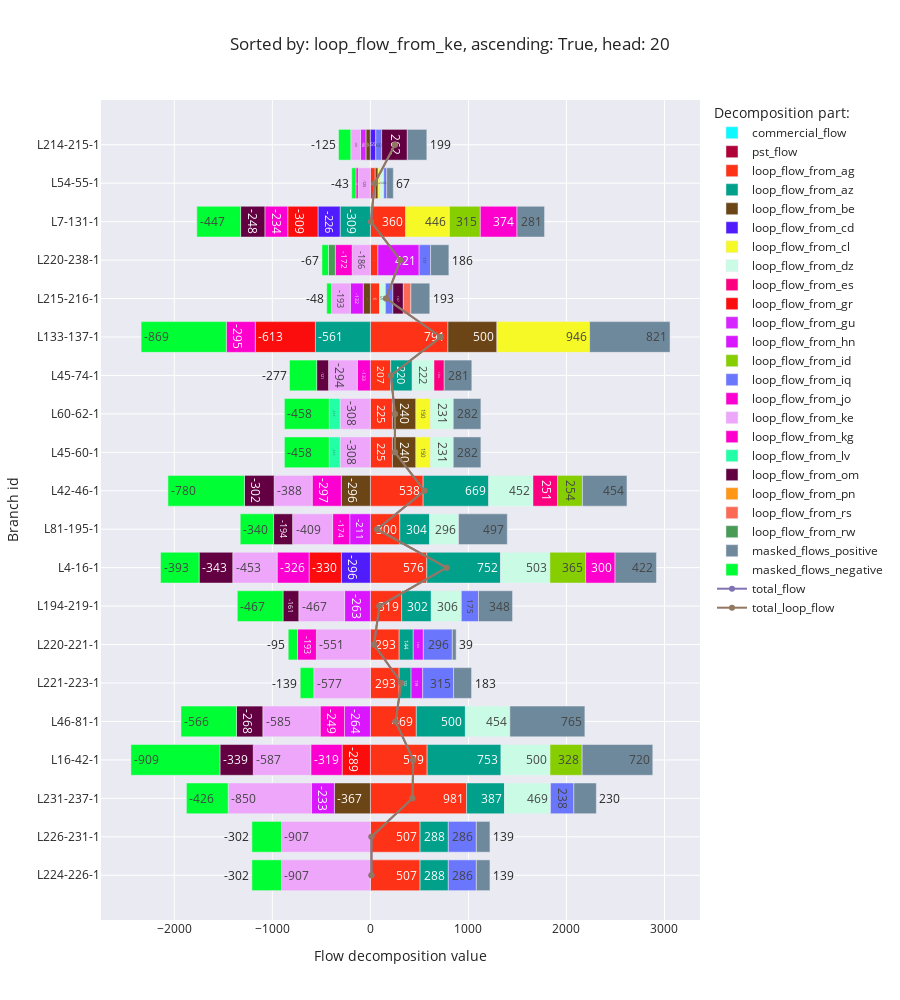

This figure's notebook cell:
### Code cell
flow_decomposition_bar_chart(f'loop_flow_from_{random.Random(42).choice(list(countries)).lower()}', ascending=True)

### Figure 1 — Plotly figure (JSON) as saved in the notebook; plotly's stock layout.template omitted (floating-point values rounded to 4 significant figures)
{"data": [{"alignmentgroup": "True", "hovertemplate": "Decomposition part:=commercial_flow<br>Flow decomposition value=%{x}<br>Branch id=%{y}<extra></extra>", "legendgroup": "commercial_flow", "marker": {"color": "#0DF9FF", "pattern": {"shape": ""}}, "name": "commercial_flow", "offsetgroup": "commercial_flow", "orientation": "h", "showlegend": true, "textposition": "auto", "texttemplate": "%{x:.0f}", "type": "bar", "x": [null, null, null, null, null, null, null, null, null, null, null, null, null, null, null, null, null, null, null, null], "xaxis": "x", "y": ["L224-226-1", "L226-231-1", "L231-237-1", "L16-42-1", "L46-81-1", "L221-223-1", "L220-221-1", "L194-219-1", "L4-16-1", "L81-195-1", "L42-46-1", "L45-60-1", "L60-62-1", "L45-74-1", "L133-137-1", "L215-216-1", "L220-238-1", "L7-131-1", "L54-55-1", "L214-215-1"], "yaxis": "y"}, {"alignmentgroup": "True", "hovertemplate": "Decomposition part:=pst_flow<br>Flow decomposition value=%{x}<br>Branch id=%{y}<extra></extra>", "legendgroup": "pst_flow", "marker": {"color": "#AF0038", "pattern": {"shape": ""}}, "name": "pst_flow", "offsetgroup": "pst_flow", "orientation": "h", "showlegend": true, "textposition": "auto", "texttemplate": "%{x:.0f}", "type": "bar", "x": [null, null, null, null, null, null, null, null, null, null, null, null, null, null, null, null, null, null, null, null], "xaxis": "x", "y": ["L224-226-1", "L226-231-1", "L231-237-1", "L16-42-1", "L46-81-1", "L221-223-1", "L220-221-1", "L194-219-1", "L4-16-1", "L81-195-1", "L42-46-1", "L45-60-1", "L60-62-1", "L45-74-1", "L133-137-1", "L215-216-1", "L220-238-1", "L7-131-1", "L54-55-1", "L214-215-1"], "yaxis": "y"}, {"alignmentgroup": "True", "hovertemplate": "Decomposition part:=loop_flow_from_ag<br>Flow decomposition value=%{x}<br>Branch id=%{y}<extra></extra>", "legendgroup": "loop_flow_from_ag", "marker": {"color": "#FD3216", "pattern": {"shape": ""}}, "name": "loop_flow_from_ag", "offsetgroup": "loop_flow_from_ag", "orientation": "h", "showlegend": true, "textposition": "auto", "texttemplate": "%{x:.0f}", "type": "bar", "x": [507.1, 507.1, 981.4, 579.0, 468.7, 292.9, 293.5, 319.2, 575.6, 300.2, 538.1, 224.9, 224.9, 207.1, 790.9, 94.68, 76.4, 360.2, 49.1, null], "xaxis": "x", "y": ["L224-226-1", "L226-231-1", "L231-237-1", "L16-42-1", "L46-81-1", "L221-223-1", "L220-221-1", "L194-219-1", "L4-16-1", "L81-195-1", "L42-46-1", "L45-60-1", "L60-62-1", "L45-74-1", "L133-137-1", "L215-216-1", "L220-238-1", "L7-131-1", "L54-55-1", "L214-215-1"], "yaxis": "y"}, {"alignmentgroup": "True", "hovertemplate": "Decomposition part:=loop_flow_from_az<br>Flow decomposition value=%{x}<br>Branch id=%{y}<extra></extra>", "legendgroup": "loop_flow_from_az", "marker": {"color": "#00A08B", "pattern": {"shape": ""}}, "name": "loop_flow_from_az", "offsetgroup": "loop_flow_from_az", "orientation": "h", "showlegend": true, "textposition": "auto", "texttemplate": "%{x:.0f}", "type": "bar", "x": [288.0, 288.0, 386.9, 753.4, 500.3, 122.0, 143.8, 302.1, 752.4, 303.7, 668.9, null, null, 220.0, -561.0, null, null, -308.8, null, null], "xaxis": "x", "y": ["L224-226-1", "L226-231-1", "L231-237-1", "L16-42-1", "L46-81-1", "L221-223-1", "L220-221-1", "L194-219-1", "L4-16-1", "L81-195-1", "L42-46-1", "L45-60-1", "L60-62-1", "L45-74-1", "L133-137-1", "L215-216-1", "L220-238-1", "L7-131-1", "L54-55-1", "L214-215-1"], "yaxis": "y"}, {"alignmentgroup": "True", "hovertemplate": "Decomposition part:=loop_flow_from_be<br>Flow decomposition value=%{x}<br>Branch id=%{y}<extra></extra>", "legendgroup": "loop_flow_from_be", "marker": {"color": "#6C4516", "pattern": {"shape": ""}}, "name": "loop_flow_from_be", "offsetgroup": "loop_flow_from_be", "orientation": "h", "showlegend": true, "textposition": "auto", "texttemplate": "%{x:.0f}", "type": "bar", "x": [null, null, -367.3, null, null, null, null, null, null, null, -296.4, 239.5, 239.5, null, 499.8, -73.05, null, null, 29.2, -45.44], "xaxis": "x", "y": ["L224-226-1", "L226-231-1", "L231-237-1", "L16-42-1", "L46-81-1", "L221-223-1", "L220-221-1", "L194-219-1", "L4-16-1", "L81-195-1", "L42-46-1", "L45-60-1", "L60-62-1", "L45-74-1", "L133-137-1", "L215-216-1", "L220-238-1", "L7-131-1", "L54-55-1", "L214-215-1"], "yaxis": "y"}, {"alignmentgroup": "True", "hovertemplate": "Decomposition part:=loop_flow_from_cd<br>Flow decomposition value=%{x}<br>Branch id=%{y}<extra></extra>", "legendgroup": "loop_flow_from_cd", "marker": {"color": "#511CFB", "pattern": {"shape": ""}}, "name": "loop_flow_from_cd", "offsetgroup": "loop_flow_from_cd", "orientation": "h", "showlegend": true, "textposition": "auto", "texttemplate": "%{x:.0f}", "type": "bar", "x": [null, null, null, null, null, null, null, null, -295.7, null, null, null, null, null, null, null, null, -225.6, null, 54.91], "xaxis": "x", "y": ["L224-226-1", "L226-231-1", "L231-237-1", "L16-42-1", "L46-81-1", "L221-223-1", "L220-221-1", "L194-219-1", "L4-16-1", "L81-195-1", "L42-46-1", "L45-60-1", "L60-62-1", "L45-74-1", "L133-137-1", "L215-216-1", "L220-238-1", "L7-131-1", "L54-55-1", "L214-215-1"], "yaxis": "y"}, {"alignmentgroup": "True", "hovertemplate": "Decomposition part:=loop_flow_from_cl<br>Flow decomposition value=%{x}<br>Branch id=%{y}<extra></extra>", "legendgroup": "loop_flow_from_cl", "marker": {"color": "#F6F926", "pattern": {"shape": ""}}, "name": "loop_flow_from_cl", "offsetgroup": "loop_flow_from_cl", "orientation": "h", "showlegend": true, "textposition": "auto", "texttemplate": "%{x:.0f}", "type": "bar", "x": [null, null, null, null, null, null, null, null, null, null, null, 149.6, 149.6, null, 945.5, null, null, 446.1, 24.13, null], "xaxis": "x", "y": ["L224-226-1", "L226-231-1", "L231-237-1", "L16-42-1", "L46-81-1", "L221-223-1", "L220-221-1", "L194-219-1", "L4-16-1", "L81-195-1", "L42-46-1", "L45-60-1", "L60-62-1", "L45-74-1", "L133-137-1", "L215-216-1", "L220-238-1", "L7-131-1", "L54-55-1", "L214-215-1"], "yaxis": "y"}, {"alignmentgroup": "True", "hovertemplate": "Decomposition part:=loop_flow_from_dz<br>Flow decomposition value=%{x}<br>Branch id=%{y}<extra></extra>", "legendgroup": "loop_flow_from_dz", "marker": {"color": "#C9FBE5", "pattern": {"shape": ""}}, "name": "loop_flow_from_dz", "offsetgroup": "loop_flow_from_dz", "orientation": "h", "showlegend": true, "textposition": "auto", "texttemplate": "%{x:.0f}", "type": "bar", "x": [null, null, 469.4, 500.3, 453.7, null, null, 306.5, 503.2, 295.9, 451.6, 231.1, 231.1, 221.6, null, 58.79, null, null, 34.12, null], "xaxis": "x", "y": ["L224-226-1", "L226-231-1", "L231-237-1", "L16-42-1", "L46-81-1", "L221-223-1", "L220-221-1", "L194-219-1", "L4-16-1", "L81-195-1", "L42-46-1", "L45-60-1", "L60-62-1", "L45-74-1", "L133-137-1", "L215-216-1", "L220-238-1", "L7-131-1", "L54-55-1", "L214-215-1"], "yaxis": "y"}, {"alignmentgroup": "True", "hovertemplate": "Decomposition part:=loop_flow_from_es<br>Flow decomposition value=%{x}<br>Branch id=%{y}<extra></extra>", "legendgroup": "loop_flow_from_es", "marker": {"color": "#FC0080", "pattern": {"shape": ""}}, "name": "loop_flow_from_es", "offsetgroup": "loop_flow_from_es", "orientation": "h", "showlegend": true, "textposition": "auto", "texttemplate": "%{x:.0f}", "type": "bar", "x": [null, null, null, null, null, null, null, null, null, null, 250.6, null, null, 104.4, null, null, null, null, null, null], "xaxis": "x", "y": ["L224-226-1", "L226-231-1", "L231-237-1", "L16-42-1", "L46-81-1", "L221-223-1", "L220-221-1", "L194-219-1", "L4-16-1", "L81-195-1", "L42-46-1", "L45-60-1", "L60-62-1", "L45-74-1", "L133-137-1", "L215-216-1", "L220-238-1", "L7-131-1", "L54-55-1", "L214-215-1"], "yaxis": "y"}, {"alignmentgroup": "True", "hovertemplate": "Decomposition part:=loop_flow_from_gr<br>Flow decomposition value=%{x}<br>Branch id=%{y}<extra></extra>", "legendgroup": "loop_flow_from_gr", "marker": {"color": "#FB0D0D", "pattern": {"shape": ""}}, "name": "loop_flow_from_gr", "offsetgroup": "loop_flow_from_gr", "orientation": "h", "showlegend": true, "textposition": "auto", "texttemplate": "%{x:.0f}", "type": "bar", "x": [null, null, null, -288.5, null, null, null, null, -329.7, null, null, null, null, null, -613.4, null, null, -308.5, null, null], "xaxis": "x", "y": ["L224-226-1", "L226-231-1", "L231-237-1", "L16-42-1", "L46-81-1", "L221-223-1", "L220-221-1", "L194-219-1", "L4-16-1", "L81-195-1", "L42-46-1", "L45-60-1", "L60-62-1", "L45-74-1", "L133-137-1", "L215-216-1", "L220-238-1", "L7-131-1", "L54-55-1", "L214-215-1"], "yaxis": "y"}, {"alignmentgroup": "True", "hovertemplate": "Decomposition part:=loop_flow_from_gu<br>Flow decomposition value=%{x}<br>Branch id=%{y}<extra></extra>", "legendgroup": "loop_flow_from_gu", "marker": {"color": "#D626FF", "pattern": {"shape": ""}}, "name": "loop_flow_from_gu", "offsetgroup": "loop_flow_from_gu", "orientation": "h", "showlegend": true, "textposition": "auto", "texttemplate": "%{x:.0f}", "type": "bar", "x": [null, null, null, null, null, null, null, null, null, null, null, null, null, null, null, null, null, null, null, -55.86], "xaxis": "x", "y": ["L224-226-1", "L226-231-1", "L231-237-1", "L16-42-1", "L46-81-1", "L221-223-1", "L220-221-1", "L194-219-1", "L4-16-1", "L81-195-1", "L42-46-1", "L45-60-1", "L60-62-1", "L45-74-1", "L133-137-1", "L215-216-1", "L220-238-1", "L7-131-1", "L54-55-1", "L214-215-1"], "yaxis": "y"}, {"alignmentgroup": "True", "hovertemplate": "Decomposition part:=loop_flow_from_hn<br>Flow decomposition value=%{x}<br>Branch id=%{y}<extra></extra>", "legendgroup": "loop_flow_from_hn", "marker": {"color": "#DA16FF", "pattern": {"shape": ""}}, "name": "loop_flow_from_hn", "offsetgroup": "loop_flow_from_hn", "orientation": "h", "showlegend": true, "textposition": "auto", "texttemplate": "%{x:.0f}", "type": "bar", "x": [null, null, -233.2, null, -263.9, 118.6, 103.0, -263.1, null, -210.9, null, null, null, null, null, -131.5, 421.0, null, null, null], "xaxis": "x", "y": ["L224-226-1", "L226-231-1", "L231-237-1", "L16-42-1", "L46-81-1", "L221-223-1", "L220-221-1", "L194-219-1", "L4-16-1", "L81-195-1", "L42-46-1", "L45-60-1", "L60-62-1", "L45-74-1", "L133-137-1", "L215-216-1", "L220-238-1", "L7-131-1", "L54-55-1", "L214-215-1"], "yaxis": "y"}, {"alignmentgroup": "True", "hovertemplate": "Decomposition part:=loop_flow_from_id<br>Flow decomposition value=%{x}<br>Branch id=%{y}<extra></extra>", "legendgroup": "loop_flow_from_id", "marker": {"color": "#86CE00", "pattern": {"shape": ""}}, "name": "loop_flow_from_id", "offsetgroup": "loop_flow_from_id", "orientation": "h", "showlegend": true, "textposition": "auto", "texttemplate": "%{x:.0f}", "type": "bar", "x": [null, null, null, 327.7, null, null, null, null, 364.7, null, 254.0, null, null, null, null, null, null, 315.3, null, null], "xaxis": "x", "y": ["L224-226-1", "L226-231-1", "L231-237-1", "L16-42-1", "L46-81-1", "L221-223-1", "L220-221-1", "L194-219-1", "L4-16-1", "L81-195-1", "L42-46-1", "L45-60-1", "L60-62-1", "L45-74-1", "L133-137-1", "L215-216-1", "L220-238-1", "L7-131-1", "L54-55-1", "L214-215-1"], "yaxis": "y"}, {"alignmentgroup": "True", "hovertemplate": "Decomposition part:=loop_flow_from_iq<br>Flow decomposition value=%{x}<br>Branch id=%{y}<extra></extra>", "legendgroup": "loop_flow_from_iq", "marker": {"color": "#6A76FC", "pattern": {"shape": ""}}, "name": "loop_flow_from_iq", "offsetgroup": "loop_flow_from_iq", "orientation": "h", "showlegend": true, "textposition": "auto", "texttemplate": "%{x:.0f}", "type": "bar", "x": [285.9, 285.9, 237.8, null, null, 315.1, 295.7, 174.9, null, null, null, null, null, null, null, 75.7, 116.8, null, 29.86, 60.13], "xaxis": "x", "y": ["L224-226-1", "L226-231-1", "L231-237-1", "L16-42-1", "L46-81-1", "L221-223-1", "L220-221-1", "L194-219-1", "L4-16-1", "L81-195-1", "L42-46-1", "L45-60-1", "L60-62-1", "L45-74-1", "L133-137-1", "L215-216-1", "L220-238-1", "L7-131-1", "L54-55-1", "L214-215-1"], "yaxis": "y"}, {"alignmentgroup": "True", "hovertemplate": "Decomposition part:=loop_flow_from_jo<br>Flow decomposition value=%{x}<br>Branch id=%{y}<extra></extra>", "legendgroup": "loop_flow_from_jo", "marker": {"color": "#FB00D1", "pattern": {"shape": ""}}, "name": "loop_flow_from_jo", "offsetgroup": "loop_flow_from_jo", "orientation": "h", "showlegend": true, "textposition": "auto", "texttemplate": "%{x:.0f}", "type": "bar", "x": [null, null, null, -319.5, -248.9, null, null, null, -326.2, -174.4, -297.4, null, null, -133.3, null, null, null, -233.6, null, null], "xaxis": "x", "y": ["L224-226-1", "L226-231-1", "L231-237-1", "L16-42-1", "L46-81-1", "L221-223-1", "L220-221-1", "L194-219-1", "L4-16-1", "L81-195-1", "L42-46-1", "L45-60-1", "L60-62-1", "L45-74-1", "L133-137-1", "L215-216-1", "L220-238-1", "L7-131-1", "L54-55-1", "L214-215-1"], "yaxis": "y"}, {"alignmentgroup": "True", "hovertemplate": "Decomposition part:=loop_flow_from_ke<br>Flow decomposition value=%{x}<br>Branch id=%{y}<extra></extra>", "legendgroup": "loop_flow_from_ke", "marker": {"color": "#EEA6FB", "pattern": {"shape": ""}}, "name": "loop_flow_from_ke", "offsetgroup": "loop_flow_from_ke", "orientation": "h", "showlegend": true, "textposition": "auto", "texttemplate": "%{x:.0f}", "type": "bar", "x": [-907.0, -907.0, -849.9, -587.1, -584.9, -577.0, -550.7, -467.3, -452.6, -408.7, -388.5, -308.1, -308.1, -293.7, null, -193.4, -186.0, null, -124.5, -98.54], "xaxis": "x", "y": ["L224-226-1", "L226-231-1", "L231-237-1", "L16-42-1", "L46-81-1", "L221-223-1", "L220-221-1", "L194-219-1", "L4-16-1", "L81-195-1", "L42-46-1", "L45-60-1", "L60-62-1", "L45-74-1", "L133-137-1", "L215-216-1", "L220-238-1", "L7-131-1", "L54-55-1", "L214-215-1"], "yaxis": "y"}, {"alignmentgroup": "True", "hovertemplate": "Decomposition part:=loop_flow_from_kg<br>Flow decomposition value=%{x}<br>Branch id=%{y}<extra></extra>", "legendgroup": "loop_flow_from_kg", "marker": {"color": "#FE00CE", "pattern": {"shape": ""}}, "name": "loop_flow_from_kg", "offsetgroup": "loop_flow_from_kg", "orientation": "h", "showlegend": true, "textposition": "auto", "texttemplate": "%{x:.0f}", "type": "bar", "x": [null, null, null, null, null, null, -192.7, null, 300.1, null, null, null, null, null, -295.3, null, -171.7, 373.7, -22.71, null], "xaxis": "x", "y": ["L224-226-1", "L226-231-1", "L231-237-1", "L16-42-1", "L46-81-1", "L221-223-1", "L220-221-1", "L194-219-1", "L4-16-1", "L81-195-1", "L42-46-1", "L45-60-1", "L60-62-1", "L45-74-1", "L133-137-1", "L215-216-1", "L220-238-1", "L7-131-1", "L54-55-1", "L214-215-1"], "yaxis": "y"}, {"alignmentgroup": "True", "hovertemplate": "Decomposition part:=loop_flow_from_lv<br>Flow decomposition value=%{x}<br>Branch id=%{y}<extra></extra>", "legendgroup": "loop_flow_from_lv", "marker": {"color": "#22FFA7", "pattern": {"shape": ""}}, "name": "loop_flow_from_lv", "offsetgroup": "loop_flow_from_lv", "orientation": "h", "showlegend": true, "textposition": "auto", "texttemplate": "%{x:.0f}", "type": "bar", "x": [null, null, null, null, null, null, null, null, null, null, null, -111.2, -111.2, null, null, null, null, null, null, null], "xaxis": "x", "y": ["L224-226-1", "L226-231-1", "L231-237-1", "L16-42-1", "L46-81-1", "L221-223-1", "L220-221-1", "L194-219-1", "L4-16-1", "L81-195-1", "L42-46-1", "L45-60-1", "L60-62-1", "L45-74-1", "L133-137-1", "L215-216-1", "L220-238-1", "L7-131-1", "L54-55-1", "L214-215-1"], "yaxis": "y"}, {"alignmentgroup": "True", "hovertemplate": "Decomposition part:=loop_flow_from_om<br>Flow decomposition value=%{x}<br>Branch id=%{y}<extra></extra>", "legendgroup": "loop_flow_from_om", "marker": {"color": "#620042", "pattern": {"shape": ""}}, "name": "loop_flow_from_om", "offsetgroup": "loop_flow_from_om", "orientation": "h", "showlegend": true, "textposition": "auto", "texttemplate": "%{x:.0f}", "type": "bar", "x": [null, null, null, -338.9, -268.3, null, null, -160.8, -343.3, -193.6, -302.4, null, null, -121.1, null, 107.0, null, -247.5, null, 261.6], "xaxis": "x", "y": ["L224-226-1", "L226-231-1", "L231-237-1", "L16-42-1", "L46-81-1", "L221-223-1", "L220-221-1", "L194-219-1", "L4-16-1", "L81-195-1", "L42-46-1", "L45-60-1", "L60-62-1", "L45-74-1", "L133-137-1", "L215-216-1", "L220-238-1", "L7-131-1", "L54-55-1", "L214-215-1"], "yaxis": "y"}, {"alignmentgroup": "True", "hovertemplate": "Decomposition part:=loop_flow_from_pn<br>Flow decomposition value=%{x}<br>Branch id=%{y}<extra></extra>", "legendgroup": "loop_flow_from_pn", "marker": {"color": "#FF9616", "pattern": {"shape": ""}}, "name": "loop_flow_from_pn", "offsetgroup": "loop_flow_from_pn", "orientation": "h", "showlegend": true, "textposition": "auto", "texttemplate": "%{x:.0f}", "type": "bar", "x": [null, null, null, null, null, null, null, null, null, null, null, null, null, null, null, null, null, null, null, null], "xaxis": "x", "y": ["L224-226-1", "L226-231-1", "L231-237-1", "L16-42-1", "L46-81-1", "L221-223-1", "L220-221-1", "L194-219-1", "L4-16-1", "L81-195-1", "L42-46-1", "L45-60-1", "L60-62-1", "L45-74-1", "L133-137-1", "L215-216-1", "L220-238-1", "L7-131-1", "L54-55-1", "L214-215-1"], "yaxis": "y"}, {"alignmentgroup": "True", "hovertemplate": "Decomposition part:=loop_flow_from_rs<br>Flow decomposition value=%{x}<br>Branch id=%{y}<extra></extra>", "legendgroup": "loop_flow_from_rs", "marker": {"color": "#FC6955", "pattern": {"shape": ""}}, "name": "loop_flow_from_rs", "offsetgroup": "loop_flow_from_rs", "orientation": "h", "showlegend": true, "textposition": "auto", "texttemplate": "%{x:.0f}", "type": "bar", "x": [null, null, null, null, null, null, null, null, null, null, null, null, null, null, null, 76.94, null, null, null, null], "xaxis": "x", "y": ["L224-226-1", "L226-231-1", "L231-237-1", "L16-42-1", "L46-81-1", "L221-223-1", "L220-221-1", "L194-219-1", "L4-16-1", "L81-195-1", "L42-46-1", "L45-60-1", "L60-62-1", "L45-74-1", "L133-137-1", "L215-216-1", "L220-238-1", "L7-131-1", "L54-55-1", "L214-215-1"], "yaxis": "y"}, {"alignmentgroup": "True", "hovertemplate": "Decomposition part:=loop_flow_from_rw<br>Flow decomposition value=%{x}<br>Branch id=%{y}<extra></extra>", "legendgroup": "loop_flow_from_rw", "marker": {"color": "#479B55", "pattern": {"shape": ""}}, "name": "loop_flow_from_rw", "offsetgroup": "loop_flow_from_rw", "orientation": "h", "showlegend": true, "textposition": "auto", "texttemplate": "%{x:.0f}", "type": "bar", "x": [null, null, null, null, null, null, null, null, null, null, null, null, null, null, null, null, -69.7, null, null, null], "xaxis": "x", "y": ["L224-226-1", "L226-231-1", "L231-237-1", "L16-42-1", "L46-81-1", "L221-223-1", "L220-221-1", "L194-219-1", "L4-16-1", "L81-195-1", "L42-46-1", "L45-60-1", "L60-62-1", "L45-74-1", "L133-137-1", "L215-216-1", "L220-238-1", "L7-131-1", "L54-55-1", "L214-215-1"], "yaxis": "y"}, {"alignmentgroup": "True", "hovertemplate": "Decomposition part:=masked_flows_positive<br>Flow decomposition value=%{x}<br>Branch id=%{y}<extra></extra>", "legendgroup": "masked_flows_positive", "marker": {"color": "#6E899C", "pattern": {"shape": ""}}, "name": "masked_flows_positive", "offsetgroup": "masked_flows_positive", "orientation": "h", "showlegend": true, "textposition": "auto", "texttemplate": "%{x:.0f}", "type": "bar", "x": [138.8, 138.8, 229.7, 720.3, 765.4, 183.3, 38.91, 347.5, 422.2, 496.8, 454.2, 282.1, 282.1, 281.5, 820.7, 192.8, 186.3, 281.3, 67.4, 198.8], "xaxis": "x", "y": ["L224-226-1", "L226-231-1", "L231-237-1", "L16-42-1", "L46-81-1", "L221-223-1", "L220-221-1", "L194-219-1", "L4-16-1", "L81-195-1", "L42-46-1", "L45-60-1", "L60-62-1", "L45-74-1", "L133-137-1", "L215-216-1", "L220-238-1", "L7-131-1", "L54-55-1", "L214-215-1"], "yaxis": "y"}, {"alignmentgroup": "True", "hovertemplate": "Decomposition part:=masked_flows_negative<br>Flow decomposition value=%{x}<br>Branch id=%{y}<extra></extra>", "legendgroup": "masked_flows_negative", "marker": {"color": "#00FE35", "pattern": {"shape": ""}}, "name": "masked_flows_negative", "offsetgroup": "masked_flows_negative", "orientation": "h", "showlegend": true, "textposition": "auto", "texttemplate": "%{x:.0f}", "type": "bar", "x": [-301.9, -301.9, -426.3, -908.6, -566.0, -138.8, -95.19, -466.5, -393.3, -340.3, -780.5, -457.7, -457.7, -277.0, -869.2, -47.64, -66.94, -446.8, -43.05, -125.4], "xaxis": "x", "y": ["L224-226-1", "L226-231-1", "L231-237-1", "L16-42-1", "L46-81-1", "L221-223-1", "L220-221-1", "L194-219-1", "L4-16-1", "L81-195-1", "L42-46-1", "L45-60-1", "L60-62-1", "L45-74-1", "L133-137-1", "L215-216-1", "L220-238-1", "L7-131-1", "L54-55-1", "L214-215-1"], "yaxis": "y"}, {"mode": "lines+markers", "name": "total_flow", "type": "scatter", "x": [10.84, 10.84, 428.3, 438.1, 256.2, 316.2, 36.34, 92.48, 777.5, 68.76, 552.2, 250.2, 250.2, 209.6, 718.0, 160.4, 306.2, 5.889, 43.54, 250.3], "y": ["L224-226-1", "L226-231-1", "L231-237-1", "L16-42-1", "L46-81-1", "L221-223-1", "L220-221-1", "L194-219-1", "L4-16-1", "L81-195-1", "L42-46-1", "L45-60-1", "L60-62-1", "L45-74-1", "L133-137-1", "L215-216-1", "L220-238-1", "L7-131-1", "L54-55-1", "L214-215-1"]}, {"mode": "lines+markers", "name": "total_loop_flow", "type": "scatter", "x": [10.84, 10.84, 428.3, 438.1, 256.2, 316.2, 36.34, 92.48, 777.5, 68.76, 552.2, 250.2, 250.2, 209.6, 718.0, 160.4, 306.2, 5.889, 43.54, 250.3], "y": ["L224-226-1", "L226-231-1", "L231-237-1", "L16-42-1", "L46-81-1", "L221-223-1", "L220-221-1", "L194-219-1", "L4-16-1", "L81-195-1", "L42-46-1", "L45-60-1", "L60-62-1", "L45-74-1", "L133-137-1", "L215-216-1", "L220-238-1", "L7-131-1", "L54-55-1", "L214-215-1"]}], "layout": {"barmode": "relative", "height": 1000, "legend": {"title": {"text": "Decomposition part:"}, "tracegroupgap": 0}, "title": {"text": "Sorted by: loop_flow_from_ke, ascending: True, head: 20"}, "xaxis": {"anchor": "y", "domain": [0, 1], "title": {"text": "Flow decomposition value"}}, "yaxis": {"anchor": "x", "domain": [0, 1], "title": {"text": "Branch id"}}}}
